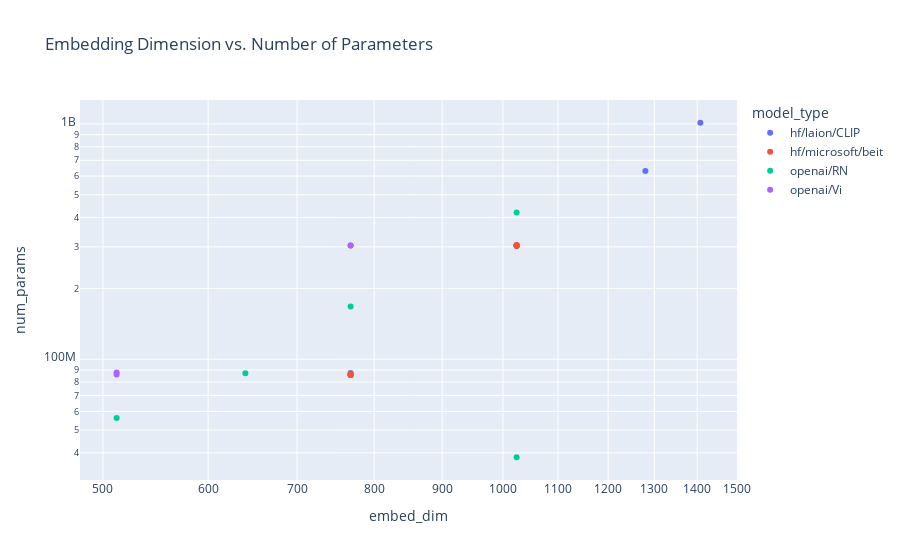

The notebook cell this image was saved under:
### Code cell
df = pd.DataFrame(data)
df["model_type"] = df["model"].apply(
    lambda x: x.split("-")[0] if x.startswith("hf/") else x[:9],
)

# Plot embed_dim vs num_params (color by model_type)
fig = px.scatter(
    df,
    x="embed_dim",
    y="num_params",
    hover_name="model",
    color="model_type",
    title="Embedding Dimension vs. Number of Parameters",
)
fig.update_xaxes(type="log")
fig.update_yaxes(type="log")
fig.show()

### Figure 1 — Plotly figure (JSON) as saved in the notebook; plotly's stock layout.template omitted (floating-point values rounded to 4 significant figures)
{"data": [{"hovertemplate": "<b>%{hovertext}</b><br><br>model_type=hf/laion/CLIP<br>embed_dim=%{x}<br>num_params=%{y}<extra></extra>", "hovertext": ["hf/laion/CLIP-ViT-B-32-laion2B-s34B-b79K", "hf/laion/CLIP-ViT-g-14-laion2B-s12B-b42K", "hf/laion/CLIP-ViT-H-14-laion2B-s32B-b79K", "hf/laion/CLIP-ViT-L-14-laion2B-s32B-b82K"], "legendgroup": "hf/laion/CLIP", "marker": {"color": "#636efa", "symbol": "circle"}, "mode": "markers", "name": "hf/laion/CLIP", "orientation": "v", "showlegend": true, "type": "scatter", "x": [768, 1408, 1280, 1024], "xaxis": "x", "y": [87456000, 1011203840, 630766080, 303179776], "yaxis": "y"}, {"hovertemplate": "<b>%{hovertext}</b><br><br>model_type=hf/microsoft/beit<br>embed_dim=%{x}<br>num_params=%{y}<extra></extra>", "hovertext": ["hf/microsoft/beit-base-finetuned-ade-640-640", "hf/microsoft/beit-base-patch16-224-pt22k-ft22k", "hf/microsoft/beit-base-patch16-224-pt22k", "hf/microsoft/beit-base-patch16-224", "hf/microsoft/beit-base-patch16-384", "hf/microsoft/beit-large-finetuned-ade-640-640", "hf/microsoft/beit-large-patch16-224-pt22k-ft22k", "hf/microsoft/beit-large-patch16-224-pt22k", "hf/microsoft/beit-large-patch16-224", "hf/microsoft/beit-large-patch16-384", "hf/microsoft/beit-large-patch16-512"], "legendgroup": "hf/microsoft/beit", "marker": {"color": "#EF553B", "symbol": "circle"}, "mode": "markers", "name": "hf/microsoft/beit", "orientation": "v", "showlegend": true, "type": "scatter", "x": [768, 768, 768, 768, 768, 1024, 1024, 1024, 1024, 1024, 1024], "xaxis": "x", "y": [86555712, 85761984, 85666128, 85761984, 85975104, 305522176, 303405568, 303137216, 303405568, 303973888, 304649728], "yaxis": "y"}, {"hovertemplate": "<b>%{hovertext}</b><br><br>model_type=openai/RN<br>embed_dim=%{x}<br>num_params=%{y}<extra></extra>", "hovertext": ["openai/RN50", "openai/RN101", "openai/RN50x4", "openai/RN50x16", "openai/RN50x64"], "legendgroup": "openai/RN", "marker": {"color": "#00cc96", "symbol": "circle"}, "mode": "markers", "name": "openai/RN", "orientation": "v", "showlegend": true, "type": "scatter", "x": [1024, 512, 640, 768, 1024], "xaxis": "x", "y": [38316896, 56259936, 87137080, 167328912, 420380352], "yaxis": "y"}, {"hovertemplate": "<b>%{hovertext}</b><br><br>model_type=openai/Vi<br>embed_dim=%{x}<br>num_params=%{y}<extra></extra>", "hovertext": ["openai/ViT-B/32", "openai/ViT-B/16", "openai/ViT-L/14", "openai/ViT-L/14@336px"], "legendgroup": "openai/Vi", "marker": {"color": "#ab63fa", "symbol": "circle"}, "mode": "markers", "name": "openai/Vi", "orientation": "v", "showlegend": true, "type": "scatter", "x": [512, 512, 768, 768], "xaxis": "x", "y": [87849216, 86192640, 303966208, 304293888], "yaxis": "y"}], "layout": {"legend": {"title": {"text": "model_type"}, "tracegroupgap": 0}, "title": {"text": "Embedding Dimension vs. Number of Parameters"}, "xaxis": {"anchor": "y", "domain": [0, 1], "title": {"text": "embed_dim"}, "type": "log"}, "yaxis": {"anchor": "x", "domain": [0, 1], "title": {"text": "num_params"}, "type": "log"}}}
